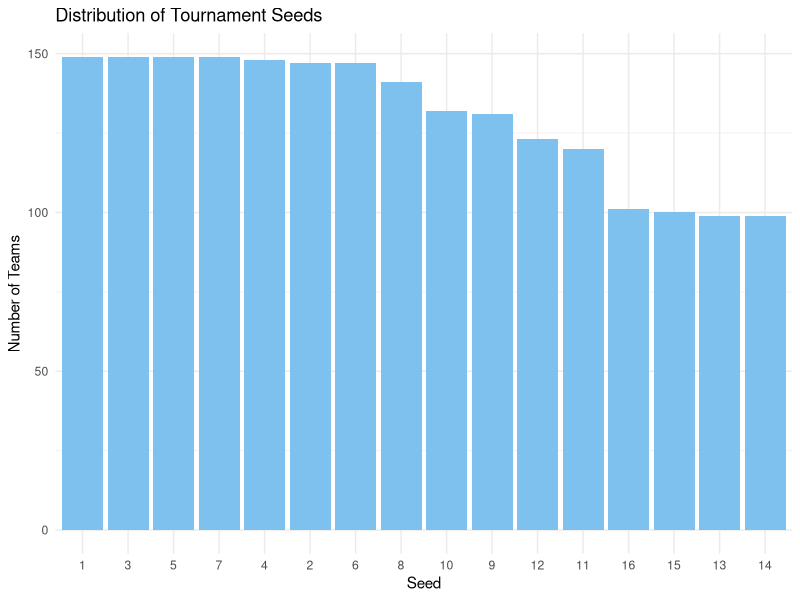
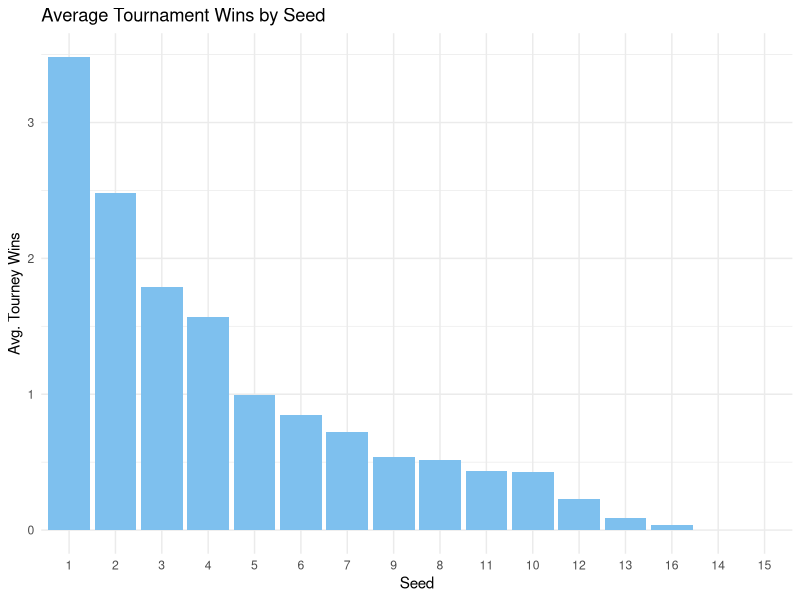
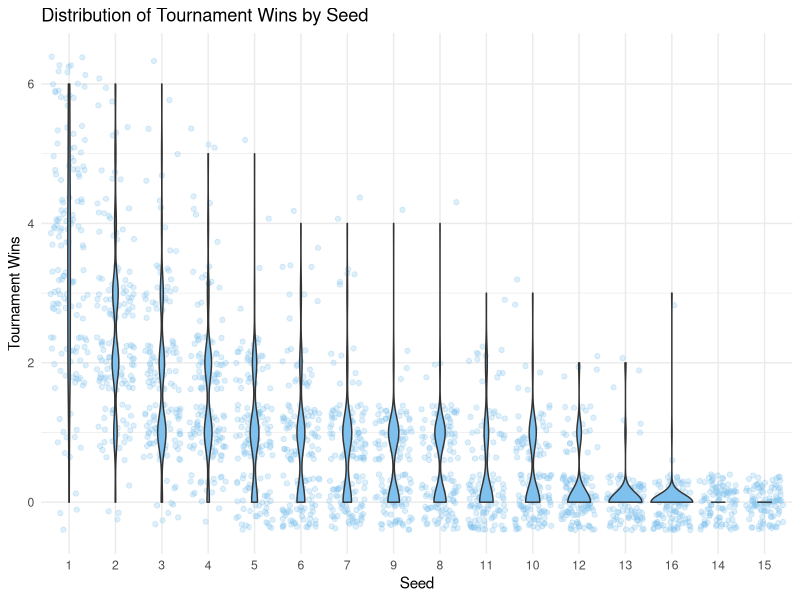
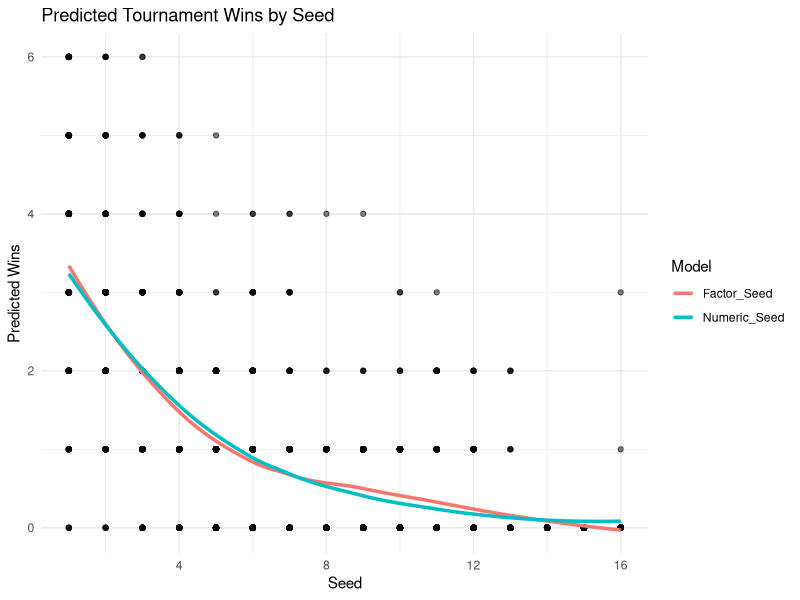
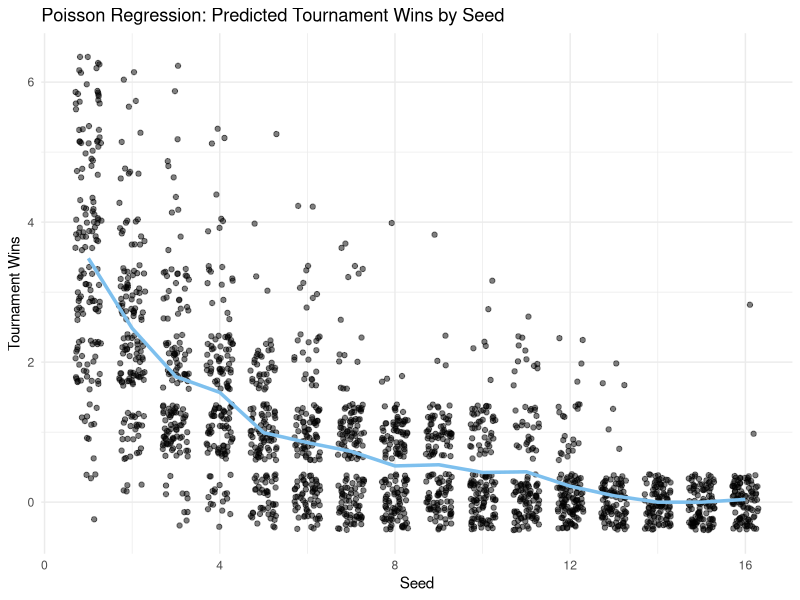
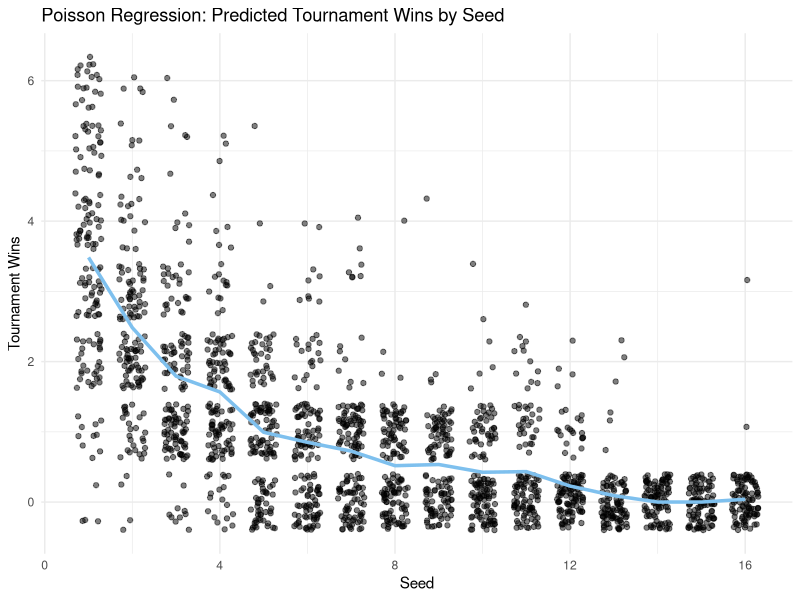

These charts were generated, in order, by the following R code:
## ---- chunk 1
#| echo: true
#| warning: false
#| message: false
#| collapse: true
## ---- chunk 2
library(tidyverse)
library(AER)
library(broom)
library(knitr)
library(MASS)
## ---- chunk 3
# Reading Data
marchmadness <- read_csv("../../data/clean/womensmarchmadness.csv") 

# Review total rows
nrow(marchmadness)

# Removing NA but only in selected columns
marchmadness <- marchmadness |> drop_na(seed, tourney_wins)

# Notice no rows were removed
nrow(marchmadness)
## ---- chunk 4
marchmadness <- marchmadness |> 
  filter(seed != 0)
## ---- chunk 5
seed_count <- marchmadness |> 
  count(seed) |> 
  arrange(desc(n)) |>
  mutate(seed = factor(seed, levels = seed))

ggplot(
  seed_count, 
  aes(x = seed, y = n)
  ) +
  geom_col(fill = "skyblue2") +
  labs(
    title = "Distribution of Tournament Seeds",
    x = "Seed",
    y = "Number of Teams") +
  theme_minimal()
## ---- chunk 6
marchmadness |> 
  filter(!is.na(seed), seed != 0) |> 
  group_by(seed) |> 
  summarise(
    avg_tourney_wins = mean(tourney_wins, na.rm = TRUE)
    ) |>
  arrange(desc(avg_tourney_wins)) |>
  mutate(seed = factor(seed, levels = seed)) |>
  ggplot(
    aes(
      x = as.factor(seed),
      y = avg_tourney_wins)
    ) +
  geom_col(fill = "skyblue2") +
  labs(
    title = "Average Tournament Wins by Seed",
    x = "Seed",
    y = "Avg. Tourney Wins"
  ) +
  theme_minimal()
## ---- chunk 7
seed_order <- marchmadness |> 
  filter(!is.na(seed), seed != 0) |> 
  group_by(seed) |> 
  summarise(avg_wins = mean(tourney_wins, na.rm = TRUE)) |> 
  arrange(desc(avg_wins)) |> 
  pull(seed)

marchmadness |> 
  filter(!is.na(seed), seed != 0) |> 
  mutate(seed = factor(seed, levels = seed_order)) |> 
  ggplot(
    aes(x = seed, y = tourney_wins)
  ) +
  geom_jitter(alpha = 0.25, color = "skyblue2") +
  geom_violin(fill = "skyblue2") +
  labs(
    title = "Distribution of Tournament Wins by Seed",
    x = "Seed",
    y = "Tournament Wins"
  ) +
  theme_minimal()
## ---- chunk 8
marchmadness_factor <- marchmadness |> 
  mutate(seed = as.ordered(seed)) |> 
  mutate(seed = fct_relevel
         (seed, 
           c("1", "2", "3", "4", "5", 
             "6", "7", "8", "9", "10", 
             "11", "12", "13", "14", "15", 
             "16")))
## ---- chunk 9
options(contrasts = c("contr.treatment", "contr.sdif"))

poisson_model <- glm(tourney_wins ~ seed, family = "poisson", data = marchmadness)

poisson_model_factor <- glm(tourney_wins ~ seed, family = "poisson", data = marchmadness_factor)
## ---- chunk 10
marchmadness <- marchmadness |> 
  mutate(
    Numeric_Seed = predict(poisson_model, type = "response"),
    Factor_Seed = predict(poisson_model_factor, type = "response")
  )

plot_data <- marchmadness |> 
  dplyr::select(seed, tourney_wins, Numeric_Seed, Factor_Seed) |> 
  pivot_longer(cols = c("Numeric_Seed","Factor_Seed"), names_to = "model", values_to = "predicted")

ggplot(plot_data, aes(x = seed, y = predicted, color = model)) +
  geom_point(aes(y = tourney_wins), alpha = 0.3, color = "black") +
  geom_line(stat = "smooth", method = "loess", se = FALSE, linewidth = 1.2) +
  labs(title = "Predicted Tournament Wins by Seed",
       x = "Seed",
       y = "Predicted Wins",
       color = "Model") +
  theme_minimal()
## ---- chunk 11
kable(glance(poisson_model), digits = 2)

kable(glance(poisson_model_factor), digits = 2)
## ---- chunk 12
anova_result <- tidy(anova(poisson_model, poisson_model_factor, test = "Chisq"))

kable(anova_result, digits = 2) 
## ---- chunk 13
kable(tidy(dispersiontest(poisson_model_factor)), digits = 2)
## ---- chunk 14
summary_model <- tidy(poisson_model_factor) |> 
  mutate(exp_estimate = exp(estimate)) |> 
  mutate_if(is.numeric, round, 3) |> 
  filter(p.value <= 0.05)
  
kable(summary_model, digits = 2)
## ---- chunk 15
marchmadness$predicted_wins <- predict(poisson_model_factor, type = "response")

model_plot <- ggplot(marchmadness, aes(x = seed, y = tourney_wins)) +
  geom_jitter(width = 0.3, alpha = 0.5) +
  geom_line(aes(y = predicted_wins), color = "skyblue2", linewidth = 1.2) +
  labs(title = "Poisson Regression: Predicted Tournament Wins by Seed",
       x = "Seed",
       y = "Tournament Wins") +
  theme_minimal()

model_plot
## ---- chunk 16
ggsave("../img/marchmadness.png", plot = model_plot, width = 6, height = 4, dpi = 300)
